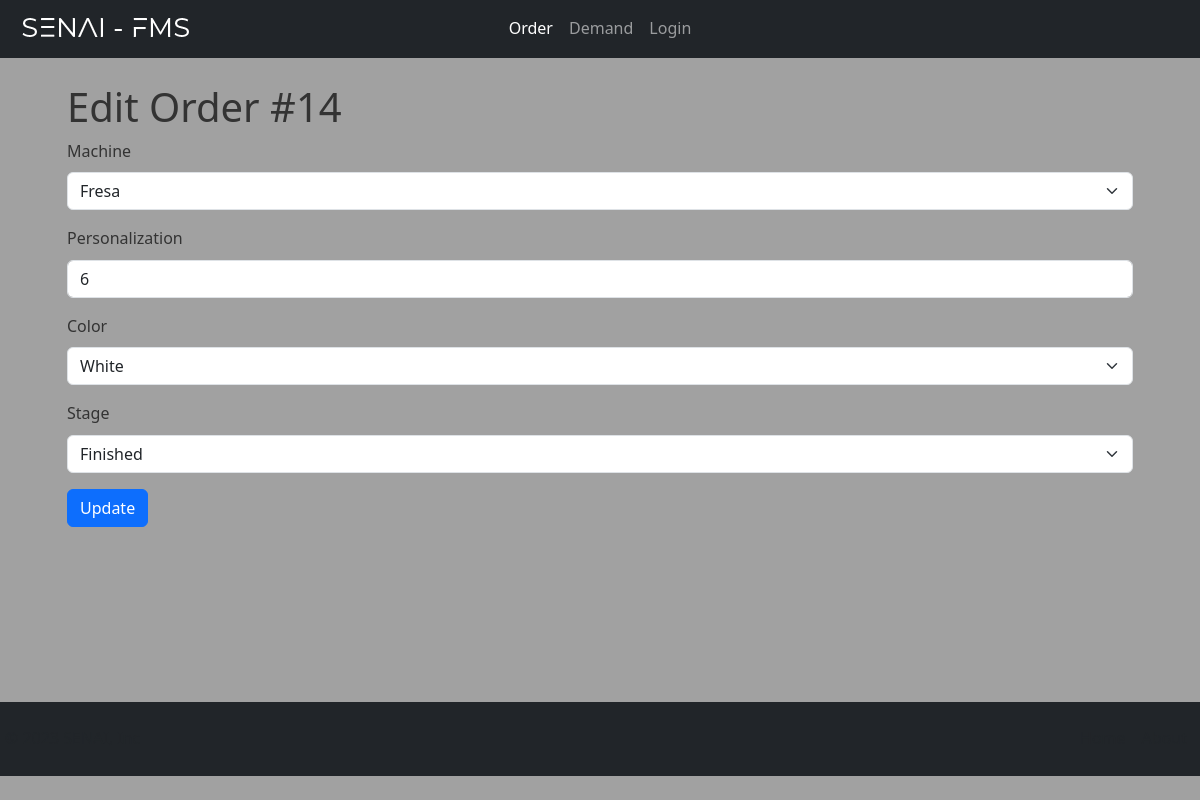
Before: /order/14/edit/ (signed in) with the older database file.
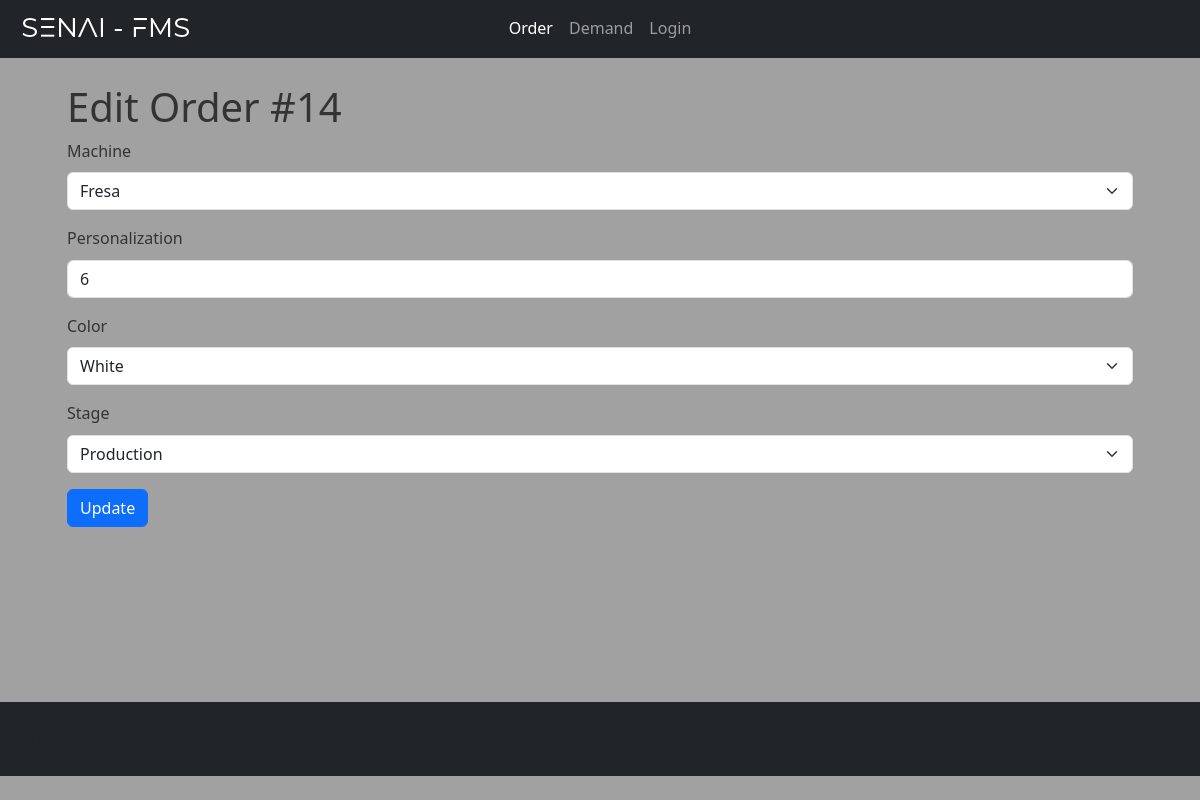
After: the same page with the newer database file.
### core/models.py (models this page shows, shortened)
class Base(models.Model):
    create = models.DateTimeField(auto_now_add=True)
    modify = models.DateTimeField(auto_now_add=True)
    active = models.BooleanField(default=True)
    class Meta:
        abstract = True

class Order(Base):
    requester = models.ForeignKey(User, on_delete=models.SET('unknown'))
    machine = models.ForeignKey(Machine, on_delete=models.SET('unknown'))
    personalization = models.IntegerField()
    color = models.ForeignKey(Color, on_delete=models.SET('unknown'))
    STAGE_CHOICE = (('Required','Required'), ('Production','Production'), ('Finished','Finished'))
    stage = models.CharField(max_length=15, choices=STAGE_CHOICE, default=STAGE_CHOICE[0])
    finished = models.DateTimeField(blank=True, null=True)
    class Meta:
        verbose_name = 'Order'
        verbose_name_plural = 'Orders'

### core/views.py (the view, shortened to what this page needs)
# urls.py: path('order/<int:pk>/edit/', OrderEditView.as_view(), name='order_edit'),
class OrderEditView(UserPassesTestMixin, UpdateView):
    template_name = 'order_edit.html'
    form_class = OrderModelForm
    login_url = ('admin:index')
    model = Order
    def get_context_data(self, **kwargs):
        context = super().get_context_data(**kwargs)
        context['order_id'] = self.kwargs['pk']
        return context
    def test_func(self):
        return self.request.user.is_authenticated

### core/forms.py
class OrderModelForm(forms.ModelForm):
    class Meta:
        model = Order
        fields = ['machine', 'personalization', 'color', 'stage']

### core/models.py (called while the page is built)
    def __str__(self) -> str:
        return self.name

    def __str__(self) -> str:
        return self.name

### core/templates/order_edit.html (shortened to what this page needs)
{% extends 'base.html' %}
{% load static %}
{% load bootstrap5 %}
{% block content %}
    <div class="caontainer div-margin">
        <h1>Edit Order #{{ order_id }}</h1>
        <form action="{% url 'order_edit' pk=order_id %}" method="post" class="form">
            {% bootstrap_form form %}
            {% buttons %}
                <button type="submit" class="btn btn-primary">Update</button>
            {% endbuttons %}
        </form>
    </div>
{% endblock %}

Changed rows visible on the page:
changed Order "Fresa": stage "Finished" → "Production"
